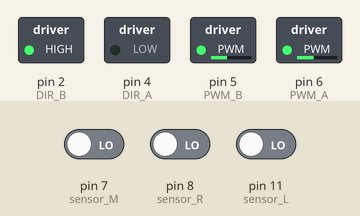
Bench run of a sketch on a simulated Arduino Uno, built with avr-gcc and run on an emulated ATmega328P. Parts: switched loads named in the sketch (green lamp = pin HIGH). Inputs (shaded band) come from the test bench; at power-on: pin 7 (sensor_M) LOW, pin 8 (sensor_R) LOW, pin 11 (sensor_L) LOW. What the sketch prints to the serial monitor is not drawn.

Above: at 3.1 s.
At 4.5 s:
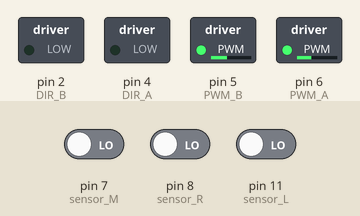
At 8.2 s:
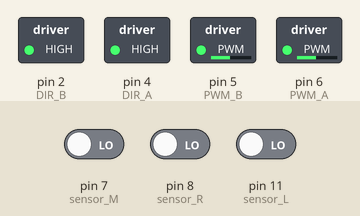
At 9.5 s:
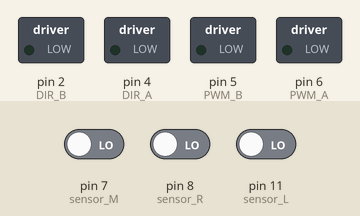
Timing chart, 0 to 11.0 s (numbered marks = the images above):
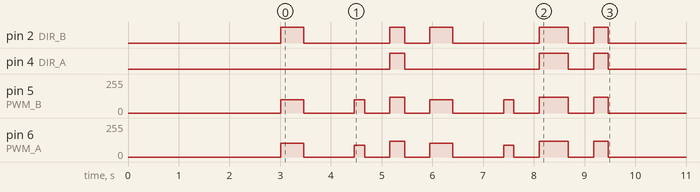

The sketch:

Move_Fonction_V2.ino
```cpp
// === Définition des broches moteur ===
const int DIR_B = 2;  // Direction moteur gauche
const int PWM_B = 5;  // PWM moteur gauche
const int DIR_A = 4;  // Direction moteur droite
const int PWM_A = 6;  // PWM moteur droite


// === Capteurs ligne ===
int sensor_L = 11;
int sensor_M = 7;
int sensor_R = 8;
int L_val, M_val, R_val;


void toutDroit(int duree = 290) {
  unsigned long debut = millis();
  unsigned long dernierCorrection = 0;
  const unsigned long intervalCorrection = 20;

  while (millis() - debut < duree) {
    if (millis() - dernierCorrection >= intervalCorrection) {
      correctionSuiviLigne();
      dernierCorrection = millis();
    }
  }
  arreter();
}

void tournerDroite90(int vitesseG = 100, int vitesseD = 105, int duree = 450) {
  Serial.println("↩️ Rotation sur place à DROITE");

  // Moteur gauche en avant
  digitalWrite(DIR_B, HIGH);
  analogWrite(PWM_B, vitesseG);

  // Moteur droit en arrière
  digitalWrite(DIR_A, LOW);
  analogWrite(PWM_A, vitesseD);

  delay(duree);

  arreter();
  delay(1000);

  // 🔄 Recul correctif (1 pas arrière)
  Serial.println("↩️ Recul correctif pour recentrer");
  digitalWrite(DIR_B, LOW);
  analogWrite(PWM_B, 100);
  digitalWrite(DIR_A, LOW);
  analogWrite(PWM_A, 90); // Ajuste si besoin
  delay(200); // Ajuste si besoin
  arreter();
}


void tournerGauche90(int vitesseD = 100, int vitesseG = 105, int duree = 525) {
  Serial.println("↪️ Rotation sur place à GAUCHE");

  // Moteur gauche en arrière
  digitalWrite(DIR_B, LOW);
  analogWrite(PWM_B, vitesseG);

  // Moteur droit en avant
  digitalWrite(DIR_A, HIGH);
  analogWrite(PWM_A, vitesseD);

  delay(duree);

  arreter();
  delay(1000);

   // 🔄 Recul correctif (1 pas arrière)
  Serial.println("↩️ Recul correctif pour recentrer");
  digitalWrite(DIR_B, LOW);
  analogWrite(PWM_B, 100);
  digitalWrite(DIR_A, LOW);
  analogWrite(PWM_A, 90);
  delay(200); // Ajuste si besoin
  arreter();

}


void demiTour180() {
  Serial.println("↪️ Demi-tour à 180°");

  // Premier 90° à gauche (ou à droite, ça dépend de ton robot et de l’IA)
  tournerGauche90(100, 105, 535);

  delay(500); // Petite pause pour la stabilité

  // Deuxième 90° à gauche
  tournerGauche90(95, 105, 545);

  Serial.println("✅ Demi-tour terminé");
}

void arreter() {
  digitalWrite(DIR_B, LOW);
  analogWrite(PWM_B, 0);

  digitalWrite(DIR_A, LOW);
  analogWrite(PWM_A, 0);

  Serial.println("→ Arrêt forcé");
}


void AllerDroite()
{
  tournerDroite90();
  delay(500);
  toutDroit();
}


void AllerGauche()
{
  tournerGauche90();
  delay(500);
  toutDroit();
}


void FaireDemiTourViaGauche()
{
  demiTour180();
  delay(500);
  toutDroit();
}

void correctionSuiviLigne() {
  L_val = digitalRead(sensor_L);
  M_val = digitalRead(sensor_M);
  R_val = digitalRead(sensor_R);

  if (L_val == 1 && R_val == 0) {
    // ↩️ Correction à gauche
    digitalWrite(DIR_B, LOW);  // moteur gauche recule
    analogWrite(PWM_B, 100);
    digitalWrite(DIR_A, HIGH); // moteur droit avance
    analogWrite(PWM_A, 130);
  }
  else if (L_val == 0 && R_val == 1) {
    // ↪️ Correction à droite
    digitalWrite(DIR_B, HIGH); // moteur gauche avance
    analogWrite(PWM_B, 130);
    digitalWrite(DIR_A, LOW);  // moteur droit recule
    analogWrite(PWM_A, 100);
  }
  else {
    // ↔️ Tout droit
    digitalWrite(DIR_B, HIGH);
    analogWrite(PWM_B, 120);
    digitalWrite(DIR_A, HIGH);
    analogWrite(PWM_A, 120);
  }
}


void setup() {
  Serial.begin(9600);
  pinMode(DIR_B, OUTPUT);
  pinMode(PWM_B, OUTPUT);
  pinMode(DIR_A, OUTPUT);
  pinMode(PWM_A, OUTPUT);

  pinMode(sensor_L, INPUT);
  pinMode(sensor_M, INPUT);
  pinMode(sensor_R, INPUT);

  Serial.println("📡 Robot prêt. Tapez g180 ou d170 pour calibrer les vitesses en direct.");

  delay(3000); // Pause avant redémarrage


  AllerDroite();
  delay(500);
  AllerDroite();


  toutDroit();
  delay(500);
  toutDroit();

}


void loop() {

}
```
